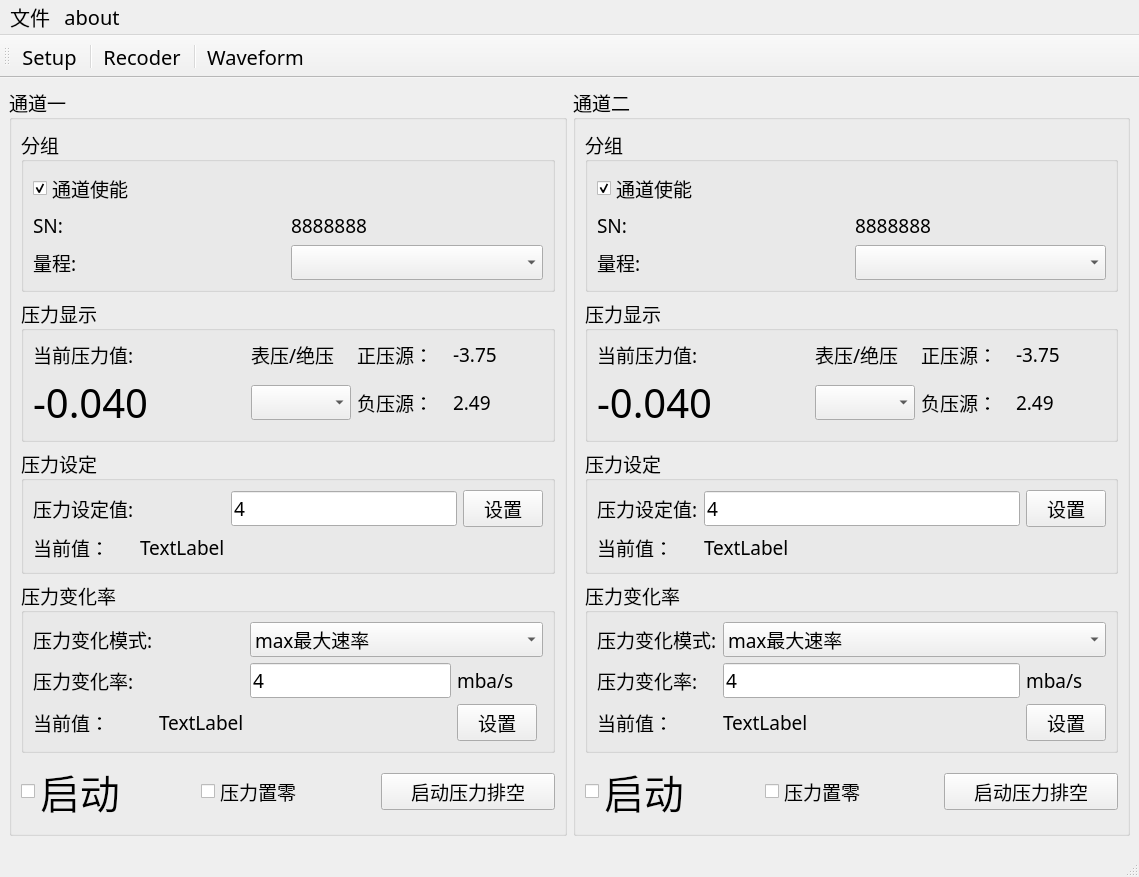
<?xml version="1.0" encoding="UTF-8"?>
<ui version="4.0">
 <class>MainWindow</class>
 <widget class="QMainWindow" name="MainWindow">
  <property name="geometry">
   <rect>
    <x>0</x>
    <y>0</y>
    <width>1139</width>
    <height>845</height>
   </rect>
  </property>
  <property name="font">
   <font>
    <family>仿宋</family>
    <pointsize>14</pointsize>
   </font>
  </property>
  <property name="windowTitle">
   <string>气压控制系统</string>
  </property>
  <widget class="QWidget" name="centralwidget">
   <layout class="QHBoxLayout" name="horizontalLayout">
    <item>
     <widget class="QGroupBox" name="groupBox_5">
      <property name="title">
       <string>通道一</string>
      </property>
      <layout class="QGridLayout" name="gridLayout_5">
       <item row="0" column="0" colspan="3">
        <widget class="QGroupBox" name="groupBox">
         <property name="title">
          <string>分组</string>
         </property>
         <layout class="QGridLayout" name="gridLayout">
          <item row="3" column="1">
           <widget class="QComboBox" name="comboBox_Range00"/>
          </item>
          <item row="0" column="0">
           <widget class="QCheckBox" name="checkBox_Channel00">
            <property name="text">
             <string>通道使能</string>
            </property>
            <property name="checked">
             <bool>true</bool>
            </property>
           </widget>
          </item>
          <item row="1" column="0">
           <widget class="QLabel" name="label_2">
            <property name="text">
             <string>SN:</string>
            </property>
           </widget>
          </item>
          <item row="1" column="1">
           <widget class="QLabel" name="label_CH0_SN">
            <property name="text">
             <string>8888888</string>
            </property>
           </widget>
          </item>
          <item row="3" column="0">
           <widget class="QLabel" name="label_4">
            <property name="text">
             <string>量程:</string>
            </property>
           </widget>
          </item>
         </layout>
        </widget>
       </item>
       <item row="1" column="0" colspan="3">
        <widget class="QGroupBox" name="groupBox_3">
         <property name="title">
          <string>压力显示</string>
         </property>
         <layout class="QGridLayout" name="gridLayout_2">
          <item row="0" column="7">
           <widget class="QLabel" name="label_VE_POS">
            <property name="text">
             <string>-3.75</string>
            </property>
           </widget>
          </item>
          <item row="3" column="0">
           <widget class="QLabel" name="label_Ch00Value">
            <property name="font">
             <font>
              <family>仿宋</family>
              <pointsize>30</pointsize>
             </font>
            </property>
            <property name="text">
             <string>-0.040</string>
            </property>
           </widget>
          </item>
          <item row="0" column="6">
           <widget class="QLabel" name="label_11">
            <property name="text">
             <string>正压源：</string>
            </property>
           </widget>
          </item>
          <item row="3" column="6">
           <widget class="QLabel" name="label_15">
            <property name="text">
             <string>负压源：</string>
            </property>
           </widget>
          </item>
          <item row="0" column="0">
           <widget class="QLabel" name="label_6">
            <property name="text">
             <string>当前压力值:</string>
            </property>
           </widget>
          </item>
          <item row="3" column="5">
           <widget class="QComboBox" name="comboBox_Unit00"/>
          </item>
          <item row="0" column="1">
           <widget class="QLabel" name="label_3">
            <property name="text">
             <string/>
            </property>
           </widget>
          </item>
          <item row="0" column="5">
           <widget class="QLabel" name="label_range01">
            <property name="text">
             <string>表压/绝压</string>
            </property>
           </widget>
          </item>
          <item row="3" column="7">
           <widget class="QLabel" name="label_VE_NEG">
            <property name="text">
             <string>2.49</string>
            </property>
           </widget>
          </item>
         </layout>
        </widget>
       </item>
       <item row="2" column="0" colspan="3">
        <widget class="QGroupBox" name="groupBox_2">
         <property name="title">
          <string>压力设定</string>
         </property>
         <layout class="QGridLayout" name="gridLayout_3">
          <item row="0" column="3">
           <widget class="QPushButton" name="pushButton_OutputValue_Setup">
            <property name="text">
             <string>设置</string>
            </property>
           </widget>
          </item>
          <item row="0" column="2">
           <widget class="QLineEdit" name="lineEdit_OutputValue">
            <property name="text">
             <string>4</string>
            </property>
           </widget>
          </item>
          <item row="1" column="0">
           <widget class="QLabel" name="label_5">
            <property name="text">
             <string>当前值：</string>
            </property>
           </widget>
          </item>
          <item row="0" column="0">
           <widget class="QLabel" name="label_9">
            <property name="text">
             <string>压力设定值:</string>
            </property>
           </widget>
          </item>
          <item row="1" column="1">
           <widget class="QLabel" name="label_val_set_current">
            <property name="text">
             <string>TextLabel</string>
            </property>
           </widget>
          </item>
         </layout>
        </widget>
       </item>
       <item row="3" column="0" colspan="3">
        <widget class="QGroupBox" name="groupBox_4">
         <property name="title">
          <string>压力变化率</string>
         </property>
         <layout class="QGridLayout" name="gridLayout_4">
          <item row="1" column="0">
           <widget class="QLabel" name="label_10">
            <property name="text">
             <string>压力变化率:</string>
            </property>
           </widget>
          </item>
          <item row="2" column="1">
           <widget class="QLabel" name="label_rate_set_current">
            <property name="text">
             <string>TextLabel</string>
            </property>
           </widget>
          </item>
          <item row="2" column="0">
           <widget class="QLabel" name="label">
            <property name="text">
             <string>当前值：</string>
            </property>
           </widget>
          </item>
          <item row="1" column="2">
           <widget class="QLineEdit" name="lineEdit_output_rate">
            <property name="enabled">
             <bool>true</bool>
            </property>
            <property name="text">
             <string>4</string>
            </property>
           </widget>
          </item>
          <item row="0" column="0">
           <widget class="QLabel" name="label_13">
            <property name="text">
             <string>压力变化模式:</string>
            </property>
           </widget>
          </item>
          <item row="1" column="3">
           <widget class="QLabel" name="label_14">
            <property name="text">
             <string>mba/s</string>
            </property>
           </widget>
          </item>
          <item row="0" column="2" colspan="3">
           <widget class="QComboBox" name="comboBox_rate_mode">
            <item>
             <property name="text">
              <string>max最大速率</string>
             </property>
            </item>
            <item>
             <property name="text">
              <string>line线性</string>
             </property>
            </item>
           </widget>
          </item>
          <item row="2" column="3">
           <widget class="QPushButton" name="pushButton_output_rate_setup">
            <property name="text">
             <string>设置</string>
            </property>
           </widget>
          </item>
         </layout>
        </widget>
       </item>
       <item row="4" column="0">
        <widget class="QCheckBox" name="checkBox_output_start">
         <property name="font">
          <font>
           <family>仿宋</family>
           <pointsize>30</pointsize>
          </font>
         </property>
         <property name="text">
          <string>启动</string>
         </property>
        </widget>
       </item>
       <item row="4" column="1">
        <widget class="QCheckBox" name="checkBox_Zero">
         <property name="text">
          <string>压力置零</string>
         </property>
        </widget>
       </item>
       <item row="4" column="2">
        <widget class="QPushButton" name="pushButton_Empty">
         <property name="text">
          <string>启动压力排空</string>
         </property>
        </widget>
       </item>
      </layout>
     </widget>
    </item>
    <item>
     <widget class="QGroupBox" name="groupBox_6">
      <property name="title">
       <string>通道二</string>
      </property>
      <layout class="QGridLayout" name="gridLayout_6">
       <item row="0" column="0" colspan="3">
        <widget class="QGroupBox" name="groupBox_14">
         <property name="title">
          <string>分组</string>
         </property>
         <layout class="QGridLayout" name="gridLayout_12">
          <item row="4" column="2">
           <widget class="QComboBox" name="comboBox_Range01"/>
          </item>
          <item row="0" column="0">
           <widget class="QCheckBox" name="checkBox_Channel01">
            <property name="text">
             <string>通道使能</string>
            </property>
            <property name="checked">
             <bool>true</bool>
            </property>
           </widget>
          </item>
          <item row="1" column="0">
           <widget class="QLabel" name="label_45">
            <property name="text">
             <string>SN:</string>
            </property>
           </widget>
          </item>
          <item row="4" column="0">
           <widget class="QLabel" name="label_46">
            <property name="text">
             <string>量程:</string>
            </property>
           </widget>
          </item>
          <item row="1" column="2">
           <widget class="QLabel" name="label_CH1_SN">
            <property name="text">
             <string>8888888</string>
            </property>
           </widget>
          </item>
         </layout>
        </widget>
       </item>
       <item row="1" column="0" colspan="3">
        <widget class="QGroupBox" name="groupBox_12">
         <property name="title">
          <string>压力显示</string>
         </property>
         <layout class="QGridLayout" name="gridLayout_10">
          <item row="1" column="6">
           <widget class="QLabel" name="label_VE_NEG_2">
            <property name="text">
             <string>2.49</string>
            </property>
           </widget>
          </item>
          <item row="0" column="0">
           <widget class="QLabel" name="label_34">
            <property name="text">
             <string>当前压力值:</string>
            </property>
           </widget>
          </item>
          <item row="1" column="4">
           <widget class="QLabel" name="label_39">
            <property name="text">
             <string>负压源：</string>
            </property>
           </widget>
          </item>
          <item row="0" column="4">
           <widget class="QLabel" name="label_35">
            <property name="text">
             <string>正压源：</string>
            </property>
           </widget>
          </item>
          <item row="0" column="2">
           <widget class="QLabel" name="label_12">
            <property name="text">
             <string/>
            </property>
           </widget>
          </item>
          <item row="0" column="3">
           <widget class="QLabel" name="label_range02">
            <property name="text">
             <string>表压/绝压</string>
            </property>
           </widget>
          </item>
          <item row="1" column="0">
           <widget class="QLabel" name="label_Ch01Value">
            <property name="font">
             <font>
              <family>仿宋</family>
              <pointsize>30</pointsize>
             </font>
            </property>
            <property name="text">
             <string>-0.040</string>
            </property>
           </widget>
          </item>
          <item row="1" column="3">
           <widget class="QComboBox" name="comboBox_Unit01"/>
          </item>
          <item row="0" column="6">
           <widget class="QLabel" name="label_VE_POS_2">
            <property name="text">
             <string>-3.75</string>
            </property>
           </widget>
          </item>
         </layout>
        </widget>
       </item>
       <item row="2" column="0" colspan="3">
        <widget class="QGroupBox" name="groupBox_13">
         <property name="title">
          <string>压力设定</string>
         </property>
         <layout class="QGridLayout" name="gridLayout_11">
          <item row="0" column="0">
           <widget class="QLabel" name="label_42">
            <property name="text">
             <string>压力设定值:</string>
            </property>
           </widget>
          </item>
          <item row="0" column="2">
           <widget class="QPushButton" name="pushButton_OutputValue_Setup_2">
            <property name="text">
             <string>设置</string>
            </property>
           </widget>
          </item>
          <item row="0" column="1">
           <widget class="QLineEdit" name="lineEdit_OutputValue_2">
            <property name="text">
             <string>4</string>
            </property>
           </widget>
          </item>
          <item row="1" column="1">
           <widget class="QLabel" name="label_val_set_current_2">
            <property name="text">
             <string>TextLabel</string>
            </property>
           </widget>
          </item>
          <item row="1" column="0">
           <widget class="QLabel" name="label_7">
            <property name="text">
             <string>当前值：</string>
            </property>
           </widget>
          </item>
         </layout>
        </widget>
       </item>
       <item row="3" column="0" colspan="3">
        <widget class="QGroupBox" name="groupBox_11">
         <property name="title">
          <string>压力变化率</string>
         </property>
         <layout class="QGridLayout" name="gridLayout_9">
          <item row="1" column="0">
           <widget class="QLabel" name="label_33">
            <property name="text">
             <string>压力变化率:</string>
            </property>
           </widget>
          </item>
          <item row="1" column="1">
           <widget class="QLineEdit" name="lineEdit_output_rate_2">
            <property name="text">
             <string>4</string>
            </property>
           </widget>
          </item>
          <item row="2" column="1">
           <widget class="QLabel" name="label_rate_set_current_2">
            <property name="text">
             <string>TextLabel</string>
            </property>
           </widget>
          </item>
          <item row="2" column="0">
           <widget class="QLabel" name="label_8">
            <property name="text">
             <string>当前值：</string>
            </property>
           </widget>
          </item>
          <item row="0" column="0">
           <widget class="QLabel" name="label_16">
            <property name="text">
             <string>压力变化模式:</string>
            </property>
           </widget>
          </item>
          <item row="1" column="2">
           <widget class="QLabel" name="label_17">
            <property name="text">
             <string>mba/s</string>
            </property>
           </widget>
          </item>
          <item row="2" column="2">
           <widget class="QPushButton" name="pushButton_output_rate_setup_2">
            <property name="text">
             <string>设置</string>
            </property>
           </widget>
          </item>
          <item row="0" column="1" colspan="2">
           <widget class="QComboBox" name="comboBox_rate_mode_2">
            <item>
             <property name="text">
              <string>max最大速率</string>
             </property>
            </item>
            <item>
             <property name="text">
              <string>line线性</string>
             </property>
            </item>
           </widget>
          </item>
         </layout>
        </widget>
       </item>
       <item row="4" column="0">
        <widget class="QCheckBox" name="checkBox_output_start_2">
         <property name="font">
          <font>
           <family>仿宋</family>
           <pointsize>30</pointsize>
          </font>
         </property>
         <property name="text">
          <string>启动</string>
         </property>
        </widget>
       </item>
       <item row="4" column="1">
        <widget class="QCheckBox" name="checkBox_Zero_2">
         <property name="text">
          <string>压力置零</string>
         </property>
        </widget>
       </item>
       <item row="4" column="2">
        <widget class="QPushButton" name="pushButton_Empty_2">
         <property name="text">
          <string>启动压力排空</string>
         </property>
        </widget>
       </item>
      </layout>
     </widget>
    </item>
   </layout>
  </widget>
  <widget class="QMenuBar" name="menubar">
   <property name="geometry">
    <rect>
     <x>0</x>
     <y>0</y>
     <width>1139</width>
     <height>26</height>
    </rect>
   </property>
   <property name="font">
    <font>
     <family>仿宋</family>
     <pointsize>15</pointsize>
    </font>
   </property>
   <widget class="QMenu" name="menu">
    <property name="title">
     <string>文件</string>
    </property>
    <addaction name="actionSetup"/>
    <addaction name="separator"/>
    <addaction name="actionRecoder"/>
    <addaction name="actionDisplayWaveform"/>
    <addaction name="separator"/>
    <addaction name="actionexit"/>
   </widget>
   <widget class="QMenu" name="menu_2">
    <property name="title">
     <string>about</string>
    </property>
    <addaction name="actionV0_0_1"/>
   </widget>
   <addaction name="menu"/>
   <addaction name="menu_2"/>
  </widget>
  <widget class="QStatusBar" name="statusbar"/>
  <widget class="QToolBar" name="toolBar">
   <property name="windowTitle">
    <string>toolBar</string>
   </property>
   <attribute name="toolBarArea">
    <enum>TopToolBarArea</enum>
   </attribute>
   <attribute name="toolBarBreak">
    <bool>false</bool>
   </attribute>
   <addaction name="actionSetup"/>
   <addaction name="separator"/>
   <addaction name="actionRecoder"/>
   <addaction name="separator"/>
   <addaction name="actionDisplayWaveform"/>
  </widget>
  <action name="actionSetup">
   <property name="text">
    <string>Setup</string>
   </property>
   <property name="toolTip">
    <string>串口设置</string>
   </property>
   <property name="font">
    <font>
     <pointsize>15</pointsize>
    </font>
   </property>
  </action>
  <action name="actionrefresh">
   <property name="text">
    <string>Refresh</string>
   </property>
   <property name="toolTip">
    <string>刷新</string>
   </property>
  </action>
  <action name="actionPressureZero">
   <property name="text">
    <string>PressureZero</string>
   </property>
   <property name="toolTip">
    <string>压力置零</string>
   </property>
  </action>
  <action name="actionPressureEmpty">
   <property name="text">
    <string>PressureEmpty</string>
   </property>
   <property name="toolTip">
    <string>压力排空</string>
   </property>
  </action>
  <action name="actionRecoder">
   <property name="text">
    <string>Recoder</string>
   </property>
   <property name="toolTip">
    <string>开始记录/停止记录</string>
   </property>
   <property name="font">
    <font>
     <pointsize>15</pointsize>
    </font>
   </property>
  </action>
  <action name="actionDisplayWaveform">
   <property name="text">
    <string>Waveform</string>
   </property>
   <property name="toolTip">
    <string>显示波形</string>
   </property>
   <property name="font">
    <font>
     <pointsize>15</pointsize>
    </font>
   </property>
  </action>
  <action name="actionV0_0_1">
   <property name="text">
    <string>V0.0.1</string>
   </property>
   <property name="font">
    <font>
     <pointsize>15</pointsize>
    </font>
   </property>
  </action>
  <action name="actionexit">
   <property name="text">
    <string>exit</string>
   </property>
   <property name="font">
    <font>
     <pointsize>15</pointsize>
    </font>
   </property>
  </action>
 </widget>
 <resources/>
 <connections/>
</ui>
